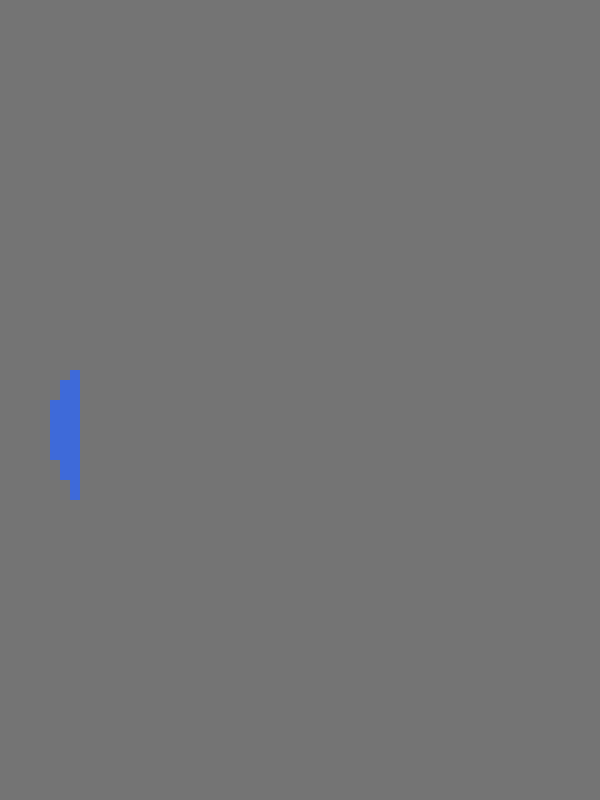
Frame 1 (no input)
Frame 60 (no input): identical to frame 1, image omitted
Frame 120 (the mouse pressed at the canvas centre since frame 60): identical to frame 1, image omitted

The p5.js sketch that drew this single still picture (run headless with seeded random() and noise() and a simulated clock; from frame 60 on, the mouse is pressed at the canvas centre):

// p5.js sketch
// ── sketch.js
function setup () {
  console.log("Initialising")

  createCanvas(600,800);

}

function draw () {

  background (116);
  strokeWeight(0);
  fill( 62,106,217 );
  rect(50,400, 10,60);
  rect(60,380,10,100);
  rect(70,370,10,130);
  rect();
}
